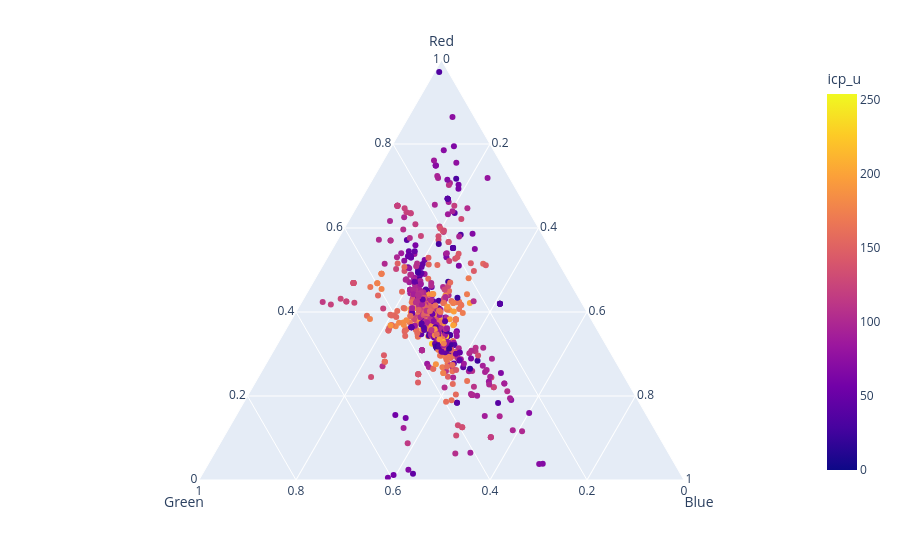

The code cell stored with this chart in its notebook:
### Code cell
# Plotly Color Profile
fig = px.scatter_ternary(df,a="Red", b="Green", c="Blue",color="icp_u", hover_name=df.index)
fig.show()

### Figure 1 — Plotly figure (JSON) as saved in the notebook; plotly's stock layout.template omitted (floating-point values rounded to 4 significant figures; data arrays with more than 128 entries replaced by an {"elided": "..."} marker saying what was removed)
{"data": [{"a": {"elided": "1220 int values"}, "b": {"elided": "1220 int values"}, "c": {"elided": "1220 int values"}, "hovertemplate": "<b>%{hovertext}</b><br><br>Red=%{a}<br>Green=%{b}<br>Blue=%{c}<br>icp_u=%{marker.color}<extra></extra>", "hovertext": {"elided": "1220 str values"}, "legendgroup": "", "marker": {"color": {"elided": "1220 float values"}, "coloraxis": "coloraxis", "symbol": "circle"}, "mode": "markers", "name": "", "showlegend": false, "subplot": "ternary", "type": "scatterternary"}], "layout": {"coloraxis": {"colorbar": {"title": {"text": "icp_u"}}, "colorscale": [[0, "#0d0887"], [0.1111, "#46039f"], [0.2222, "#7201a8"], [0.3333, "#9c179e"], [0.4444, "#bd3786"], [0.5556, "#d8576b"], [0.6667, "#ed7953"], [0.7778, "#fb9f3a"], [0.8889, "#fdca26"], [1, "#f0f921"]]}, "legend": {"tracegroupgap": 0}, "margin": {"t": 60}, "ternary": {"aaxis": {"title": {"text": "Red"}}, "baxis": {"title": {"text": "Green"}}, "caxis": {"title": {"text": "Blue"}}, "domain": {"x": [0, 1], "y": [0, 1]}}}}
